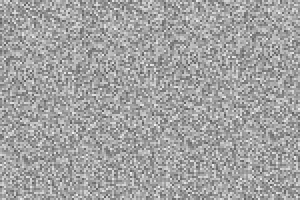
Frame 1 (no input)
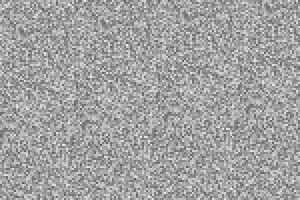
Frame 60 (the mouse pressed at the canvas centre just before this capture)
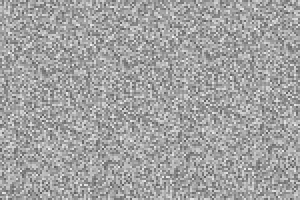
Frame 120 (the mouse held since frame 60 and released just before this capture)

The Processing sketch that drew these frames (run headless with seeded random() and noise(); from frame 60 on, the mouse is pressed at the canvas centre):

// Processing sketch: tv_out_of_tune
// ── tv_out_of_tune.pde
int t = 0;
int s = 2;

void setup() {
  frameRate(5);
  size(300, 200);
}
void draw() {
  for(int i = 0 ; i < width; i+=s){
    for(int j = 0 ; j < height; j+=s){              
      noStroke();
      fill(map(noise(t++), 0, 1, 80, 255));
      rect(i, j, i+s, j+s);
    }
  } 

}
